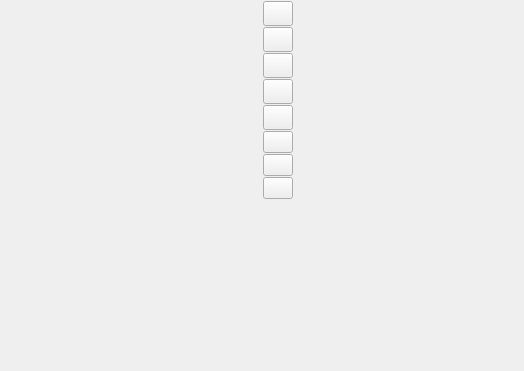
<?xml version="1.0" encoding="UTF-8"?>
<ui version="4.0">
 <class>VSCView</class>
 <widget class="QWidget" name="VSCView">
  <property name="geometry">
   <rect>
    <x>0</x>
    <y>0</y>
    <width>524</width>
    <height>371</height>
   </rect>
  </property>
  <property name="windowTitle">
   <string>View</string>
  </property>
  <property name="windowIcon">
   <iconset resource="vscmainwindows.qrc">
    <normaloff>:/logo/resources/vscsmall.jpg</normaloff>:/logo/resources/vscsmall.jpg</iconset>
  </property>
  <layout class="QGridLayout" name="gridLayout">
   <property name="leftMargin">
    <number>1</number>
   </property>
   <property name="topMargin">
    <number>1</number>
   </property>
   <property name="rightMargin">
    <number>1</number>
   </property>
   <property name="bottomMargin">
    <number>1</number>
   </property>
   <property name="spacing">
    <number>1</number>
   </property>
   <item row="0" column="0">
    <widget class="QWidget" name="widget" native="true">
     <property name="autoFillBackground">
      <bool>true</bool>
     </property>
     <property name="styleSheet">
      <string notr="true"/>
     </property>
    </widget>
   </item>
   <item row="0" column="1">
    <widget class="QWidget" name="widgetControl" native="true">
     <layout class="QVBoxLayout" name="verticalLayout">
      <property name="spacing">
       <number>1</number>
      </property>
      <property name="leftMargin">
       <number>0</number>
      </property>
      <property name="topMargin">
       <number>0</number>
      </property>
      <property name="rightMargin">
       <number>0</number>
      </property>
      <property name="bottomMargin">
       <number>0</number>
      </property>
      <item>
       <widget class="QPushButton" name="pushButton1">
        <property name="minimumSize">
         <size>
          <width>25</width>
          <height>25</height>
         </size>
        </property>
        <property name="maximumSize">
         <size>
          <width>30</width>
          <height>30</height>
         </size>
        </property>
        <property name="text">
         <string/>
        </property>
        <property name="icon">
         <iconset resource="vscmainwindows.qrc">
          <normaloff>:/view/resources/1x1.png</normaloff>:/view/resources/1x1.png</iconset>
        </property>
        <property name="iconSize">
         <size>
          <width>25</width>
          <height>25</height>
         </size>
        </property>
       </widget>
      </item>
      <item>
       <widget class="QPushButton" name="pushButton2x2">
        <property name="minimumSize">
         <size>
          <width>25</width>
          <height>25</height>
         </size>
        </property>
        <property name="maximumSize">
         <size>
          <width>30</width>
          <height>30</height>
         </size>
        </property>
        <property name="text">
         <string/>
        </property>
        <property name="icon">
         <iconset resource="vscmainwindows.qrc">
          <normaloff>:/view/resources/2x2.png</normaloff>:/view/resources/2x2.png</iconset>
        </property>
        <property name="iconSize">
         <size>
          <width>25</width>
          <height>25</height>
         </size>
        </property>
       </widget>
      </item>
      <item>
       <widget class="QPushButton" name="pushButton3x3">
        <property name="minimumSize">
         <size>
          <width>25</width>
          <height>25</height>
         </size>
        </property>
        <property name="maximumSize">
         <size>
          <width>30</width>
          <height>30</height>
         </size>
        </property>
        <property name="text">
         <string/>
        </property>
        <property name="icon">
         <iconset resource="vscmainwindows.qrc">
          <normaloff>:/view/resources/3x3.png</normaloff>:/view/resources/3x3.png</iconset>
        </property>
        <property name="iconSize">
         <size>
          <width>25</width>
          <height>25</height>
         </size>
        </property>
       </widget>
      </item>
      <item>
       <widget class="QPushButton" name="pushButton6">
        <property name="minimumSize">
         <size>
          <width>25</width>
          <height>25</height>
         </size>
        </property>
        <property name="maximumSize">
         <size>
          <width>30</width>
          <height>30</height>
         </size>
        </property>
        <property name="text">
         <string/>
        </property>
        <property name="icon">
         <iconset resource="vscmainwindows.qrc">
          <normaloff>:/view/resources/6.png</normaloff>:/view/resources/6.png</iconset>
        </property>
        <property name="iconSize">
         <size>
          <width>25</width>
          <height>25</height>
         </size>
        </property>
       </widget>
      </item>
      <item>
       <widget class="QPushButton" name="pushButton4x4">
        <property name="minimumSize">
         <size>
          <width>25</width>
          <height>25</height>
         </size>
        </property>
        <property name="maximumSize">
         <size>
          <width>30</width>
          <height>30</height>
         </size>
        </property>
        <property name="text">
         <string/>
        </property>
        <property name="icon">
         <iconset resource="vscmainwindows.qrc">
          <normaloff>:/view/resources/4x4.png</normaloff>:/view/resources/4x4.png</iconset>
        </property>
        <property name="iconSize">
         <size>
          <width>25</width>
          <height>25</height>
         </size>
        </property>
       </widget>
      </item>
      <item>
       <widget class="QPushButton" name="pushButton12p1">
        <property name="maximumSize">
         <size>
          <width>30</width>
          <height>30</height>
         </size>
        </property>
        <property name="text">
         <string/>
        </property>
        <property name="icon">
         <iconset resource="vscmainwindows.qrc">
          <normaloff>:/view/resources/12+1.png</normaloff>:/view/resources/12+1.png</iconset>
        </property>
        <property name="iconSize">
         <size>
          <width>25</width>
          <height>25</height>
         </size>
        </property>
       </widget>
      </item>
      <item>
       <widget class="QPushButton" name="pushButton5x5">
        <property name="maximumSize">
         <size>
          <width>30</width>
          <height>30</height>
         </size>
        </property>
        <property name="text">
         <string/>
        </property>
        <property name="icon">
         <iconset resource="vscmainwindows.qrc">
          <normaloff>:/view/resources/5x5.png</normaloff>:/view/resources/5x5.png</iconset>
        </property>
        <property name="iconSize">
         <size>
          <width>25</width>
          <height>25</height>
         </size>
        </property>
       </widget>
      </item>
      <item>
       <widget class="QPushButton" name="pushButton6x6">
        <property name="maximumSize">
         <size>
          <width>30</width>
          <height>30</height>
         </size>
        </property>
        <property name="text">
         <string/>
        </property>
        <property name="icon">
         <iconset resource="vscmainwindows.qrc">
          <normaloff>:/view/resources/6x6.png</normaloff>:/view/resources/6x6.png</iconset>
        </property>
        <property name="iconSize">
         <size>
          <width>25</width>
          <height>25</height>
         </size>
        </property>
       </widget>
      </item>
      <item>
       <spacer name="verticalSpacer">
        <property name="orientation">
         <enum>Qt::Vertical</enum>
        </property>
        <property name="sizeHint" stdset="0">
         <size>
          <width>20</width>
          <height>118</height>
         </size>
        </property>
       </spacer>
      </item>
     </layout>
    </widget>
   </item>
  </layout>
 </widget>
 <resources>
  <include location="vscmainwindows.qrc"/>
 </resources>
 <connections/>
</ui>
